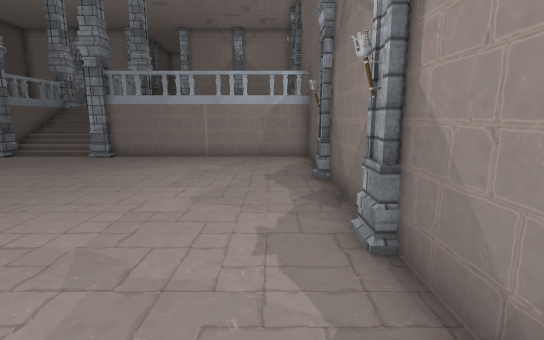
view 1 (above)

14 first-person views from a walk through a scene from a Unity 3-D project. The camera is 1.5 m above the floor, tilts 10° down and sees 85° across. The floor is counted in squares, 1 m on a side. Each view is taken from the middle of a square. On the plan, view 1 faces up. The plan holds only what a view shows up to about 15 squares ahead; the rest is blank. The place goes on beyond the plan. Door leaves are left out, so doorways stand open. Some surface patterns are stand-ins.

view 2
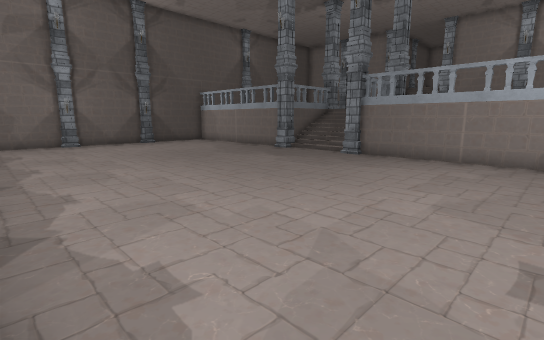

view 3
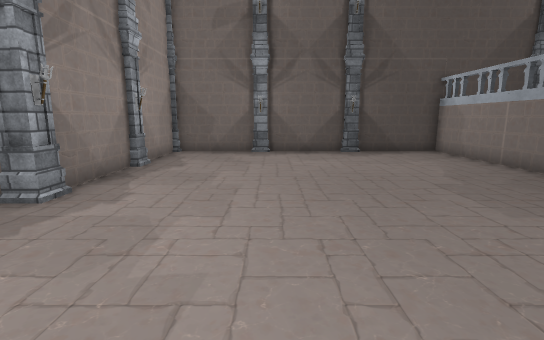

view 4
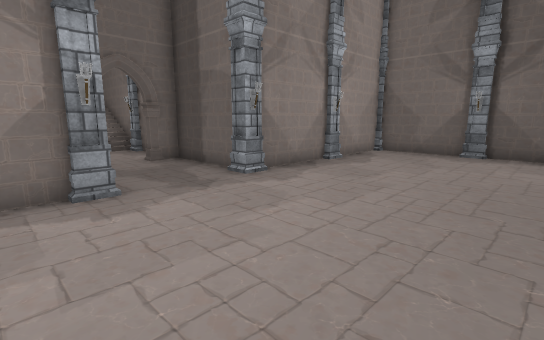

view 5
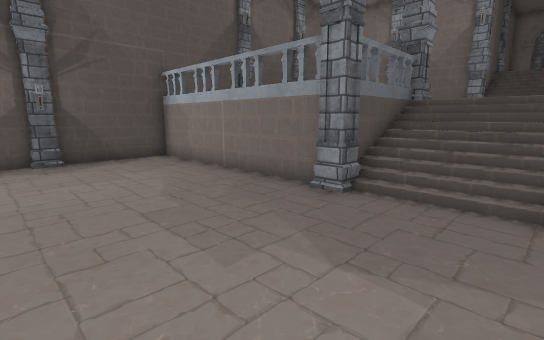

view 6
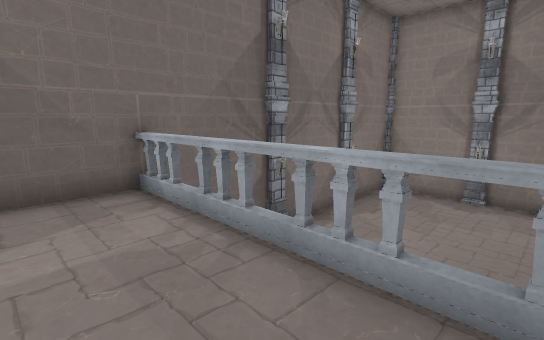

view 7
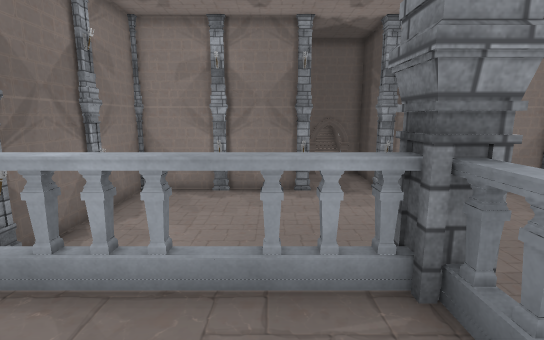

view 8
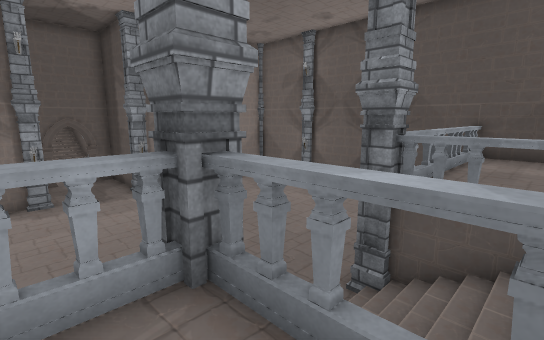

view 9
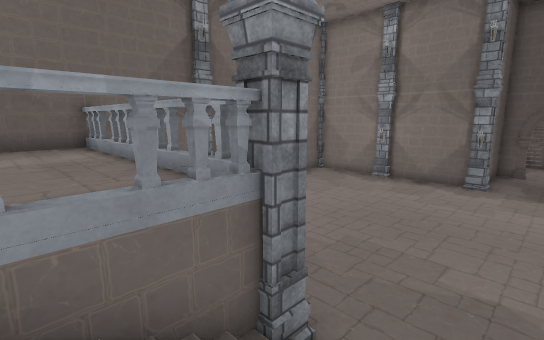

view 10
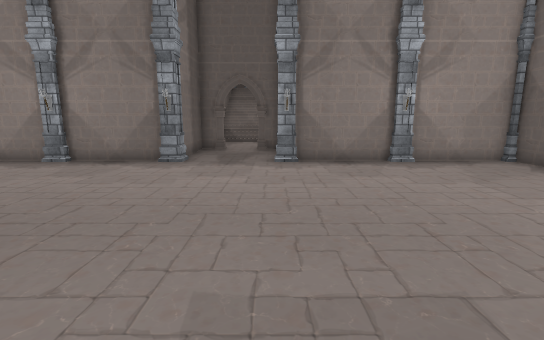

view 11
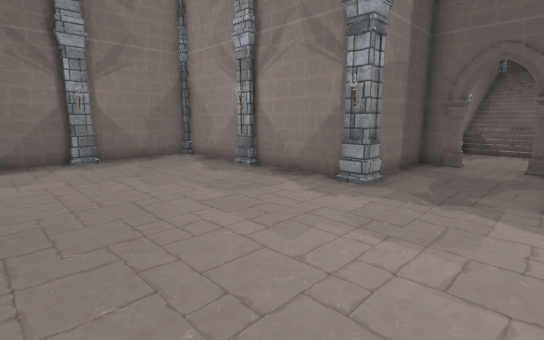

view 12
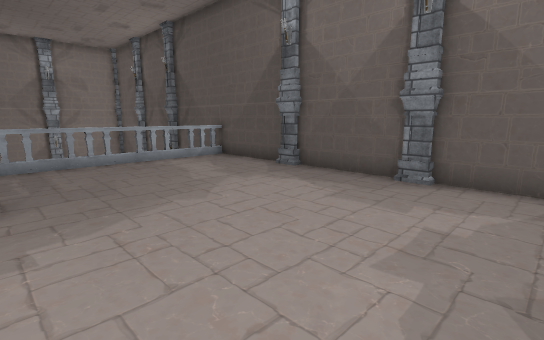

view 13
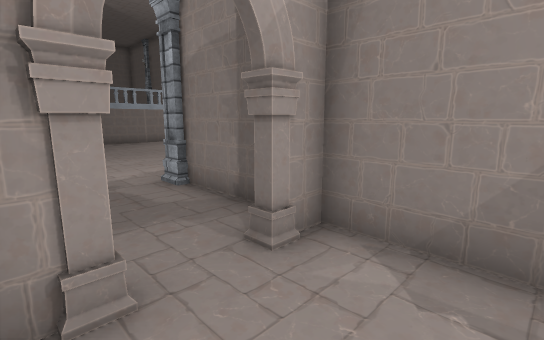

view 14
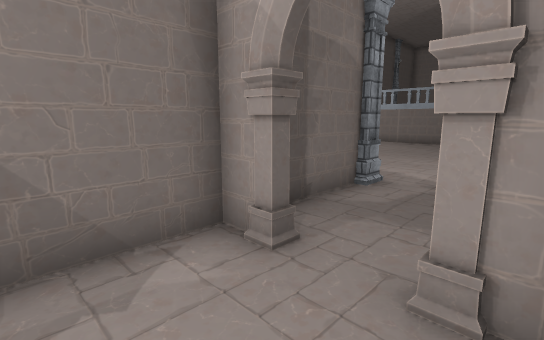

### Floor plan
Key: @ floor where view 1 was taken; # wall or solid block; . main floor; : floor 2 m higher than the main floor; / step, stairs or slope; D open door; O other object.
Columns run from 19 left of view 1 to 2 right of it. Each row starts with its distance up from view 1.
 26           //
 25          ///
 24        ##///
 23         #O
 22 #:::::: :
 21 #:::::::
 20 O::::::::
 19 OO:::::::
 18 #::::::::
 17 #::::::::
 16 O::::::::O   O       O
 15 OO::::::OO///O      OO
 14 #::::::::O///O:::::::#
 13 #::::::::O///O:::::::#
 12 #::::::::O///O:::::::#
 11 ##OOOOOOOO../OOOOOOO##
 10 #....................#
  9 #....................#
  8 #....................#
  7 OO..................OO
  6 #....................#
  5 #....................#
  4 #....................#
  3 OO..................OO
  2 #....................#
  1 #....................#
  0 #........O...O.....@.#
 -1 ####O#####...###O###OO
 -2         #....#
 -3         #....#
 -4         #DOOD#
 -5         #DOOD#
 -6         #....#
 -7         #....#

Where each view was taken, in squares from view 1:
view 1: 0 up, 0 right, facing up
view 2: 0 up, 0 right, facing up-left
view 3: 4 up, 5 left, facing left
view 4: 6 up, 5 left, facing down-left
view 5: 6 up, 7 left, facing up-left
view 6: 14 up, 5 left, facing down-right
view 7: 14 up, 5 left, facing down
view 8: 14 up, 5 left, facing down-left
view 9: 14 up, 9 left, facing down-right
view 10: 10 up, 10 left, facing down
view 11: 6 up, 10 left, facing down-right
view 12: 22 up, 11 left, facing down-left
view 13: 7 down, 10 left, facing up-right
view 14: 7 down, 7 left, facing up-left
